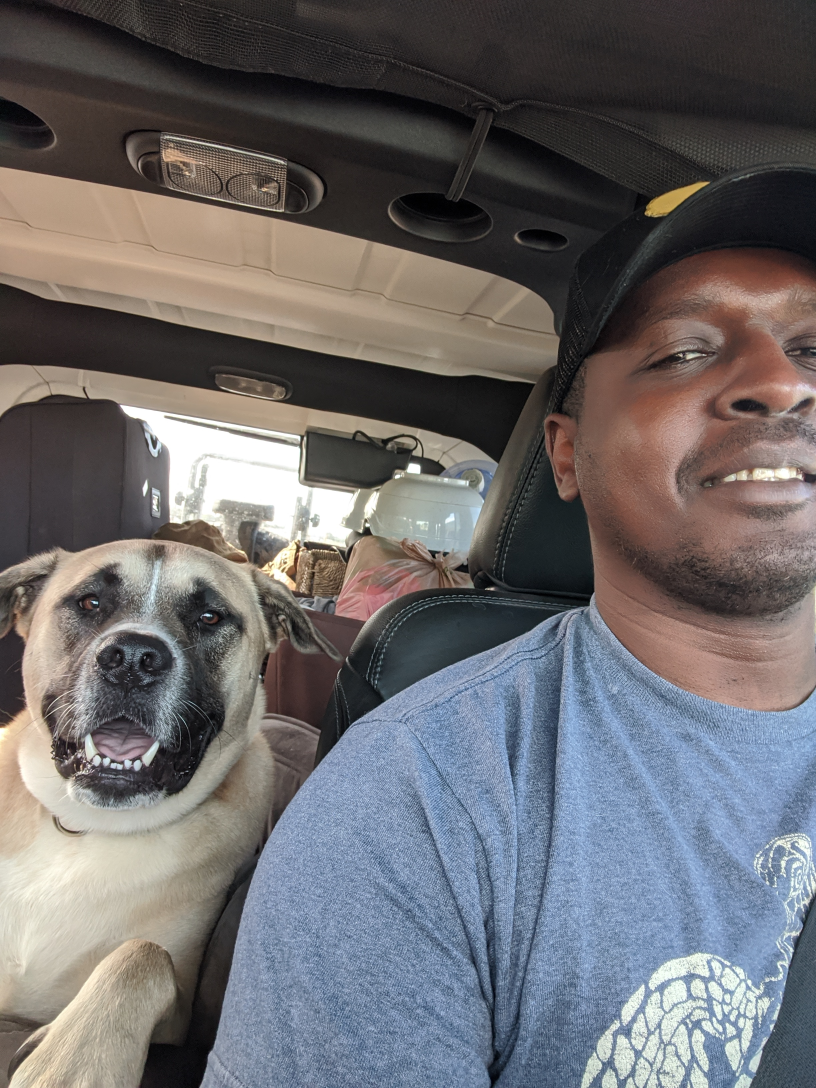
#> input picture Feature_Detection_n_Matching/Oriented and Rotated/surf/images/face1.jpg, 2448 x 3264 px, given in place of face1.jpeg, which was not available (shown at 1/3 size)
$ python surf.py
#> lines starting #> are read from the running program, lines starting #| are printed output that depends on the picture; pictures that were not available may be replaced by others from this repository, and a replacement may not be noted
#!/use/bin/env python
# -*- coding: utf-8 -*-

# Dependencies
import cv2
import matplotlib.pyplot as plt
import numpy as np

# Load the image
image1 = cv2.imread('./images/face1.jpeg')
#> image1 is the input picture: shape (3264, 2448, 3); mean B, G, R 108.3, 106.2, 108.2

# Convert the training image to RGB
training_image = cv2.cvtColor(image1, cv2.COLOR_BGR2RGB)

# Convert the training image to gray scale
training_gray = cv2.cvtColor(training_image, cv2.COLOR_RGB2GRAY)
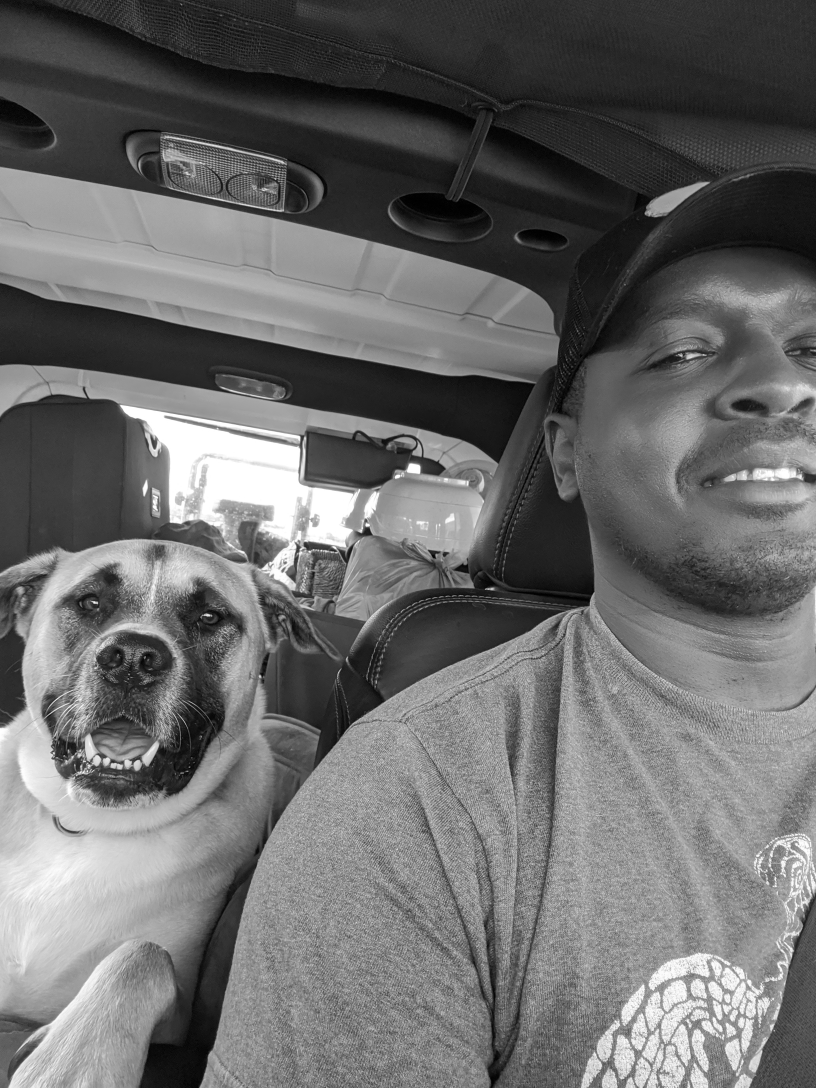
#> training_gray: shape (3264, 2448) (shown at 1/3 size); min 0, max 255, mean 107

# Create test image by adding Scale Invariance and Rotational Invariance
test_image = cv2.pyrDown(training_image)
test_image = cv2.pyrDown(test_image)
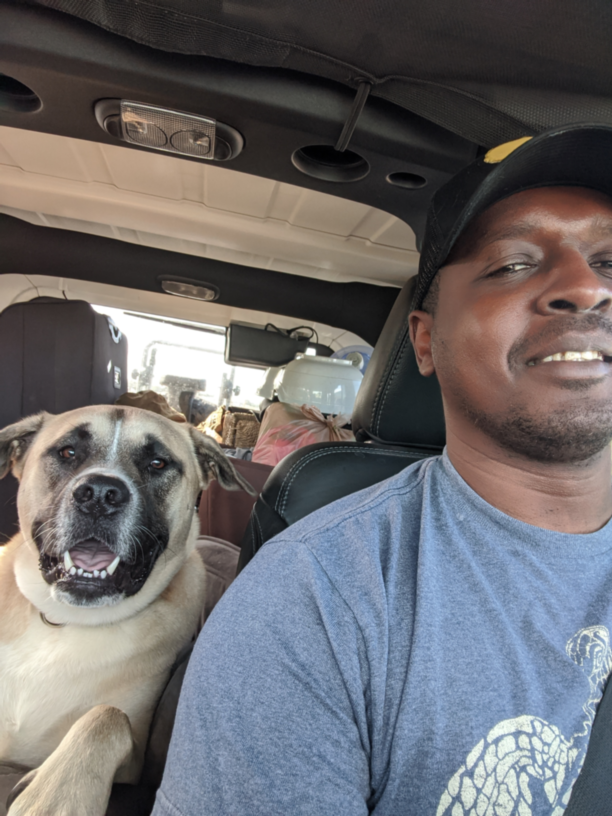
#> test_image: shape (816, 612, 3); mean R, G, B 108.2, 106.1, 108.3
num_rows, num_cols = test_image.shape[:2]
#> num_rows = 816; num_cols = 612

rotation_matrix = cv2.getRotationMatrix2D((num_cols/2, num_rows/2), 30, 1)
test_image = cv2.warpAffine(test_image, rotation_matrix, (num_cols, num_rows))
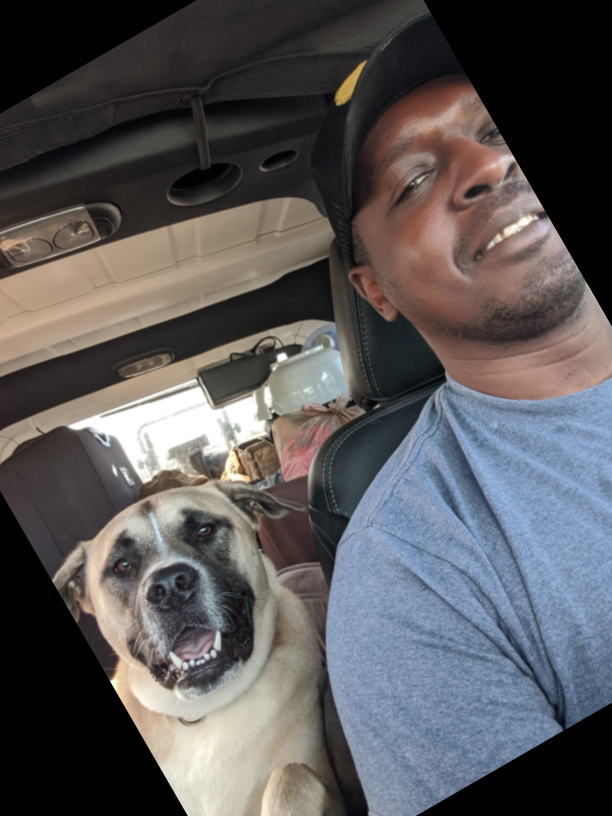
#> test_image: shape (816, 612, 3); mean R, G, B 89.8, 87.5, 89.2

test_gray = cv2.cvtColor(test_image, cv2.COLOR_RGB2GRAY)
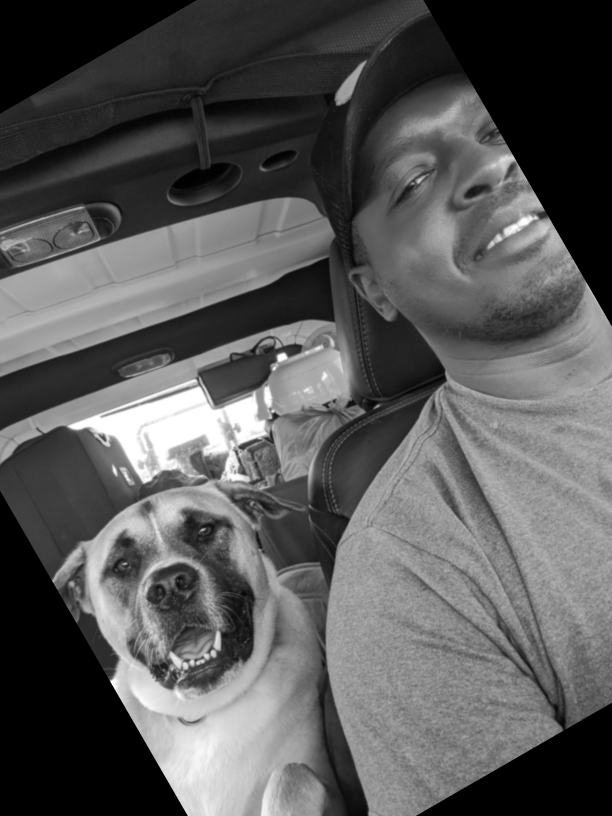
#> test_gray: shape (816, 612); min 0, max 255, mean 88.4

# Display traning image and testing image
fx, plots = plt.subplots(1, 2, figsize=(20, 10))

plots[0].set_title("Training Image")
plots[0].imshow(training_image)

plots[1].set_title("Testing Image")
plots[1].imshow(test_image)


# ## Detect keypoints and Create Descriptor

#> (the run stopped early here; a loop or call above may not have finished)
